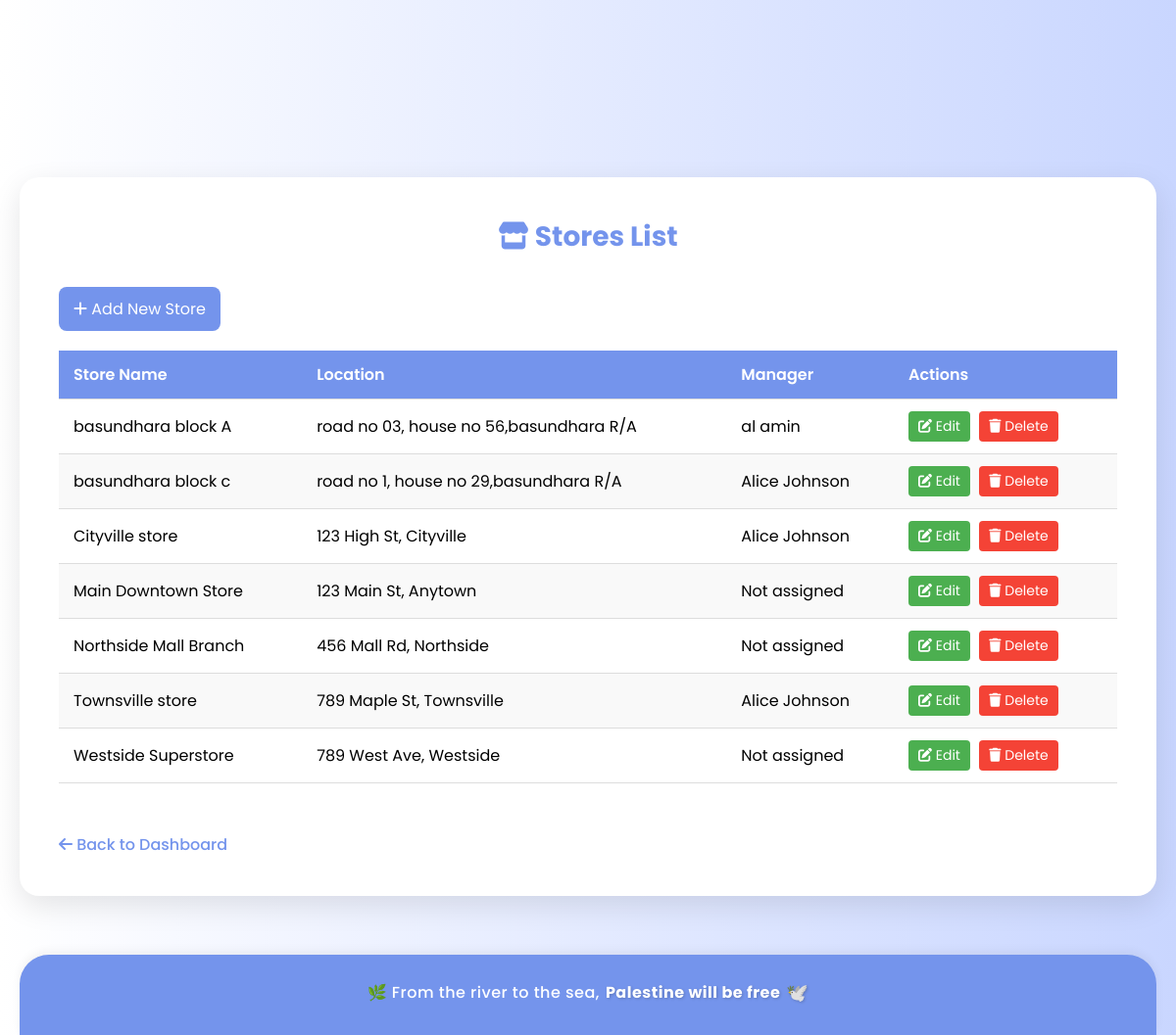
Screenshot of /view_stores.php (signed in) with the database file from the repository.
### tables this page shows
CREATE TABLE `stores` (
  `store_id` int(11) NOT NULL,
  `store_name` varchar(100) NOT NULL,
  `location` varchar(255) DEFAULT NULL,
  `manager_id` int(11) DEFAULT NULL
);

CREATE TABLE `employees` (
  `employee_id` int(11) NOT NULL,
  `name` varchar(100) NOT NULL,
  `email` varchar(100) NOT NULL,
  `password` varchar(255) NOT NULL,
  `role` enum('manager','salesman') NOT NULL,
  `phone` varchar(15) DEFAULT NULL,
  `hire_date` timestamp NOT NULL DEFAULT current_timestamp()
);

### view_stores.php (the view, shortened to what this page needs)
<?php
$conn = new mysqli("localhost", "root", "", "chain_of_store");
$stores = $conn->query("
    SELECT s.store_id, s.store_name, s.location, e.name AS manager_name
    FROM stores s
    LEFT JOIN employees e ON s.manager_id = e.employee_id
    ORDER BY s.store_name
");
?>
<!DOCTYPE html>
<html lang="en">
<head>
    <link rel="stylesheet" href="https://cdnjs.cloudflare.com/ajax/libs/font-awesome/6.4.0/css/all.min.css">
</head>
<body>
    <div class="container">
        <h1><i class="fas fa-store"></i> Stores List</h1>
        <a href="add_store.php" class="add-btn"><i class="fas fa-plus"></i> Add New Store</a>
        <table>
            <thead>
                <tr>
                    <th>Store Name</th>
                    <th>Location</th>
                    <th>Manager</th>
                    <th>Actions</th>
                </tr>
            </thead>
            <tbody>
                <?php while ($store = $stores->fetch_assoc()): ?>
                    <tr>
                        <td><?php echo htmlspecialchars($store['store_name']); ?></td>
                        <td><?php echo htmlspecialchars($store['location']); ?></td>
                        <td><?php echo $store['manager_name'] ? htmlspecialchars($store['manager_name']) : 'Not assigned'; ?></td>
                        <td>
                            <a href="edit_store.php?id=<?php echo $store['store_id']; ?>" class="action-btn edit-btn">
                                <i class="fas fa-edit"></i> Edit
                            </a>
                            <a href="delete_store.php?id=<?php echo $store['store_id']; ?>" class="action-btn delete-btn" onclick="return confirm('Are you sure you want to delete this store?');">
                                <i class="fas fa-trash"></i> Delete
                            </a>
                        </td>
                    </tr>
                <?php endwhile; ?>
            </tbody>
        </table>
        <a href="manager_dashboard.php" class="back-link"><i class="fas fa-arrow-left"></i> Back to Dashboard</a>
    </div>
    <?php include 'footer.php'; ?>
</body>
</html>

### footer.php (shortened to what this page needs)
<footer class="dashboard-footer">
  <div class="footer-content">
    <p class="footer-quote">
      🌿 From the river to the sea, <span>Palestine will be free</span>
      <span class="pigeon-icon">🕊️</span>
    </p>
  </div>
</footer>

### view_stores.php (style rules this page uses)
* { margin: 0; padding: 0; box-sizing: border-box; font-family: 'Poppins', sans-serif; }
body { background: linear-gradient(90deg, rgba(255, 255, 255, 1) 0%, rgba(201, 214, 255, 1) 100%); min-height: 100vh; padding-top: 181px; padding-left: 20px; padding-right: 20px; }
.container { max-width: 1200px; margin: 0 auto; background-color: #fff; border-radius: 20px; box-shadow: 0 10px 30px rgba(0, 0, 0, 0.1); padding: 40px; }
h1 { color: #7494ec; text-align: center; margin-bottom: 30px; font-size: 28px; }
.add-btn { display: inline-block; background-color: #7494ec; color: white; padding: 10px 15px; border-radius: 8px; text-decoration: none; margin-bottom: 20px; transition: all 0.3s; }
table { width: 100%; border-collapse: collapse; margin-bottom: 30px; }
th, td { padding: 12px 15px; text-align: left; border-bottom: 1px solid #ddd; }
th { background-color: #7494ec; color: white; font-weight: 600; }
tr:nth-child(even) { background-color: #f9f9f9; }
.action-btn { display: inline-block; padding: 5px 10px; border-radius: 4px; text-decoration: none; font-size: 14px; margin-right: 5px; transition: all 0.2s; }
.edit-btn { background-color: #4CAF50; color: white; }
.delete-btn { background-color: #f44336; color: white; }
.back-link { display: inline-block; margin-top: 20px; color: #7494ec; text-decoration: none; font-weight: 500; transition: all 0.3s; }

### footer.php (style rules this page uses)
.dashboard-footer { background-color: #7494ec; color: #fff; text-align: center; padding: 25px 15px; border-top-left-radius: 30px; border-top-right-radius: 30px; font-family: 'Poppins', sans-serif; box-shadow: 0 -4px 10px rgba(0, 0, 0, 0.05); margin-top: 60px; }
.dashboard-footer .footer-content { max-width: 1000px; margin: 0 auto; }
.dashboard-footer .footer-quote { font-size: 16px; margin-bottom: 5px; font-weight: 500; letter-spacing: 0.5px; display: flex; justify-content: center; align-items: center; gap: 6px; flex-wrap: wrap; }
.dashboard-footer .footer-quote span { font-weight: bold; color: #fff; text-shadow: 1px 1px 3px rgba(0,0,0,0.2); }
.pigeon-icon { font-size: 18px; animation: fly 3s ease-in-out infinite; display: inline-block; transform: translateY(0); }

### rows the page displays
stores: store_name "basundhara block A", location "road no 03, house no 56,basundhara R/A", manager.name "al amin"
stores: store_name "basundhara block c", location "road no 1, house no 29,basundhara R/A", manager.name "Alice Johnson"
stores: store_name "Cityville store", location "123 High St, Cityville", manager.name "Alice Johnson"
stores: store_name "Main Downtown Store", location "123 Main St, Anytown", shows "Not assigned"
stores: store_name "Northside Mall Branch", location "456 Mall Rd, Northside", shows "Not assigned"
stores: store_name "Townsville store", location "789 Maple St, Townsville", manager.name "Alice Johnson"
stores: store_name "Westside Superstore", location "789 West Ave, Westside", shows "Not assigned"
